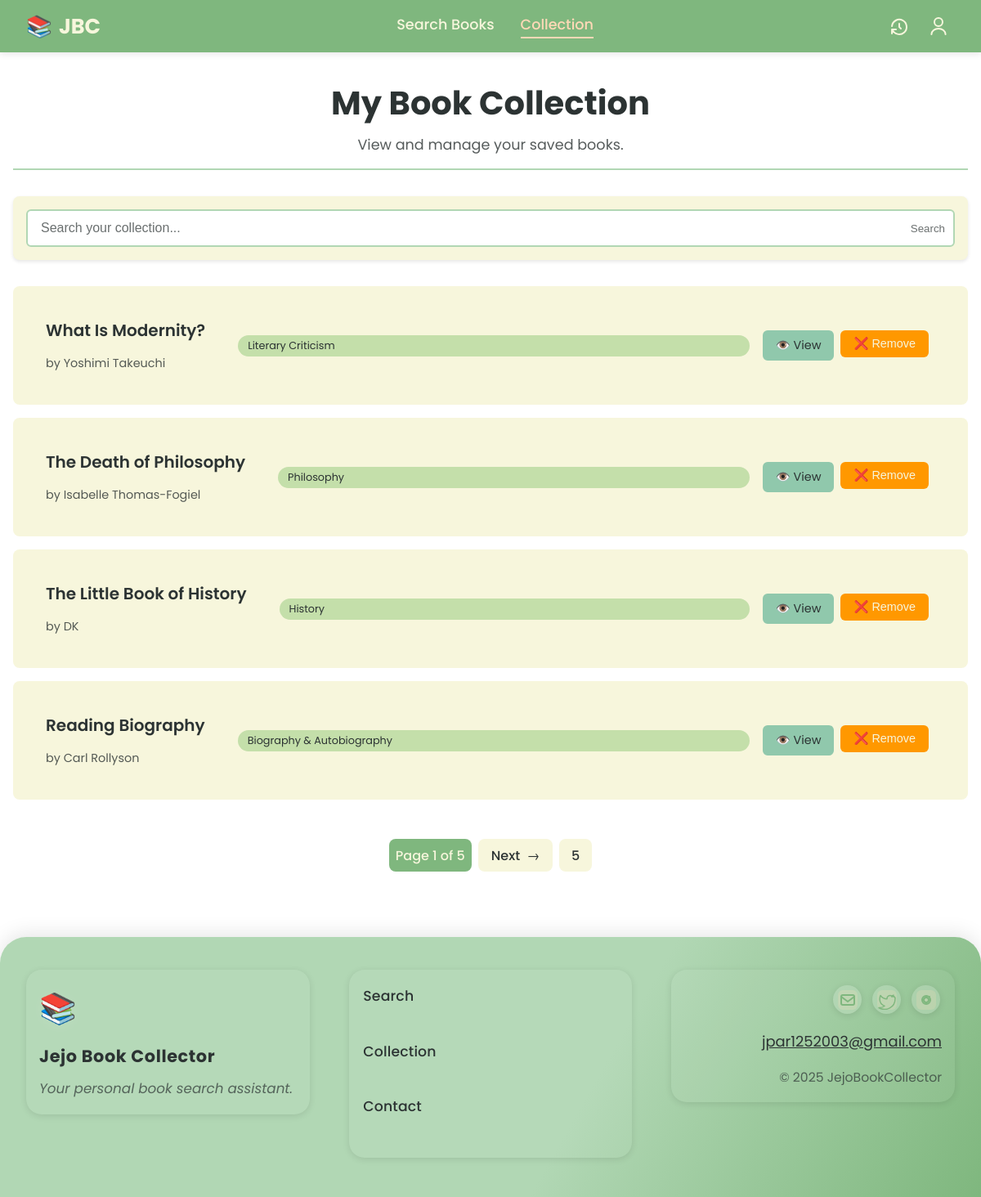
Page /collection/ (signed in) on the committed database.
### base/models/books.py (models this page shows, shortened)
class Book(models.Model):
    title = models.CharField(max_length=255)
    description = models.TextField()
    ratings = models.FloatField(default=0.0)
    url = models.URLField()
    published_date = models.CharField(max_length=50)
    thumbnail = models.URLField()
    info_link = models.URLField()
    created_at = models.DateTimeField(auto_now_add=True)
    updated_at = models.DateTimeField(auto_now=True)
    external_id = models.CharField(max_length=255, unique=True, null=True, blank=True)
    class Meta:
        db_table = 'books'
        verbose_name = 'Book'
        verbose_name_plural = 'Books'

### base/views/books/collection.py (the view)
# urls.py: path('collection/', views.collection_view, name='collection_view'),
@login_required
def collection_view(request):
    search_query = request.GET.get('search', '')
    page_number = request.GET.get('page', 1)
    books_data = get_collected_books_data(request.user, search_query)
    paginator = Paginator(books_data, 4)  # Show 4 books per page
    page_obj = paginator.get_page(page_number)
    return render(request, 'authed/collection.html', {
        'books': page_obj,
        'search_query': search_query,
        'status': 'info',
        'message': 'COLLECTION PAGE',
        'paginator': paginator,
        'page_obj': page_obj
    })

### templates/authed/collection.html (shortened to what this page needs)
{% extends 'base/authed.html' %}
{% block header_display %}
{% include 'base/header.html' with authed=True active='collection' %}
{% endblock %}
{% block content %}
<main class="collection-container" role="main">
    <section class="page-title">
        <h1>My Book Collection</h1>
        <p>View and manage your saved books.</p>
    </section>
    <section class="control-bar" role="search" aria-label="Collection search controls">
        <form class="search-input-container" method="GET" action="{% url 'collection_view' %}">
            <input type="text"
                   name="search"
                   class="search-input"
                   placeholder="Search your collection..."
                   aria-label="Search collection"
                   role="searchbox"
                   value="{{ search_query }}">
            <button type="submit" class="start-search" aria-label="Start search">Search</button>
        </form>
    </section>
    {% if books %}
        {% include 'authed/collection/list.html' with books=books %}
    {% else %}
        <div class="no-books" role="status" aria-label="No books in collection">
            <p>{% if search_query %}No books found matching your search.{% else %}Your collection is empty.{% endif %}</p>
            <a href="{% url 'search_book_view' %}" class="browse-link">Browse Books</a>
        </div>
    {% endif %}
</main>
{% endblock %}

### templates/authed/collection/list.html (shortened to what this page needs)
<section class="books-list" role="list" aria-label="Book collection">
    {% for book in books %}
    <article class="book-item" role="listitem" data-book-id="{{ book.id }}">
        <div class="book-info">
            <h2 class="book-title">{{ book.title }}</h2>
            <p class="book-author">
                {% if book.authors %}
                    by {{ book.authors|join:", " }}
                {% else %}
                    No author available
                {% endif %}
            </p>
        </div>
        <span class="book-category">
            {% if book.categories %}
                {{ book.categories|join:", " }}
            {% else %}
                No category available
            {% endif %}
        </span>
        <div class="action-buttons">
            <a href="{% url 'book_view' %}?id={{ book.id }}"
               class="view-btn"
               rel="noopener noreferrer"
               aria-label="View book details">
                👁️ View
            </a>
            <form method="POST" action="{% url 'remove_book' %}" role="form" style="display: inline;">
                <button class="remove-btn"
                        type="submit"
                        aria-label="Remove book from collection">
                    ❌ Remove
                </button>
            </form>
        </div>
    </article>
    {% endfor %}
</section>
{% if page_obj.paginator.num_pages > 1 %}
<nav class="pagination" role="navigation" aria-label="Pagination Navigation">
    <ul class="pagination__list">
        <li class="pagination__item">
            <span class="pagination__link active" aria-current="page">
                Page {{ page_obj.number }} of {{ page_obj.paginator.num_pages }}
            </span>
        </li>
        {% if page_obj.has_next %}
            <li class="pagination__item">
                <a href="?page={{ page_obj.next_page_number }}{% if search_query %}&search={{ search_query }}{% endif %}"
                   class="pagination__link"
                   aria-label="Next page">
                    Next
                </a>
            </li>
            <li class="pagination__item">
                <a href="?page={{ page_obj.paginator.num_pages }}{% if search_query %}&search={{ search_query }}{% endif %}"
                   class="pagination__link"
                   aria-label="Last page">
                    {{ page_obj.paginator.num_pages }}
                </a>
            </li>
        {% endif %}
    </ul>
</nav>
{% endif %}

### static/css/main.css (style rules this page uses)
:root { --primary-green: #7FB77E; --primary-blue: #B1D7B4; --primary-light: #F7F6DC; --secondary-green: #90C8AC; --secondary-blue: #C4DFAA; --accent-pastel: #FFD9B7; --accent-warning: #FF9800; --text-dark: #2C3333; --text-light: #F7F6DC; --shadow-light: rgba(0, 0, 0, 0.1); --shadow-dark: rgba(0, 0, 0, 0.2); --shadow-shine: rgba(255, 255, 255, 0.1); --container-xl: 1400px; --container-lg: 1200px; --container-md: 768px; --container-sm: 576px; }
* { -ms-overflow-style: none; scrollbar-width: none; }
* { margin: 0; padding: 0; box-sizing: border-box; }
body { font-family: "Poppins", "Segoe UI", "Roboto", "Helvetica Neue", "Arial", sans-serif; background-color: var(--light-theme); }
a { text-decoration: none; color: inherit; }
ul, li { list-style: none; }
button { border: none; cursor: pointer; }

### static/css/searchbook/actions.css (style rules this page uses)
.save-btn, .view-btn { flex: 1; padding: 0.75rem; border-radius: 6px; display: flex; align-items: center; justify-content: center; gap: 0.5rem; transition: all 0.3s ease; font-size: 0.9rem; }
.view-btn { background-color: var(--secondary-green); color: var(--text-dark); }

### static/css/searchbook/cards.css (style rules this page uses)
.book-title { font-size: 1.25rem; font-weight: 600; color: var(--text-dark); display: -webkit-box; -webkit-line-clamp: 2; -webkit-box-orient: vertical; overflow: hidden; }
.book-author { color: var(--text-dark); opacity: 0.8; font-size: 0.9rem; }
.book-category { display: inline-block; padding: 0.25rem 0.75rem; background-color: var(--secondary-blue); color: var(--text-dark); border-radius: 15px; font-size: 0.8rem; }

### static/css/searchbook/controls.css (style rules this page uses)
.control-bar { display: flex; flex-wrap: wrap; gap: 1rem; margin-bottom: 2rem; padding: 1rem; background-color: var(--primary-light); border-radius: 8px; box-shadow: 0 2px 4px var(--shadow-light); }
.search-input-container { flex: 1; min-width: 250px; position: relative; }
.search-input { width: 100%; padding: 0.75rem 1rem; padding-right: 2.5rem; border: 2px solid var(--primary-blue); border-radius: 6px; font-size: 1rem; transition: all 0.3s ease; }
.search-input::placeholder { color: var(--text-dark); opacity: 0.7; }
.start-search { position: absolute; right: 0.75rem; top: 50%; transform: translateY(-50%); background: none; border: none; color: var(--text-dark); cursor: pointer; opacity: 0.7; transition: opacity 0.3s ease; }

### static/css/collection/actions.css (style rules this page uses)
.action-buttons { display: flex; gap: 0.5rem; }
.view-btn, .remove-btn { padding: 0.5rem 1rem; border-radius: 6px; display: flex; align-items: center; gap: 0.5rem; transition: all 0.3s ease; font-size: 0.9rem; }
.view-btn { background-color: var(--secondary-green); color: var(--text-dark); }
.remove-btn { background-color: var(--accent-warning); color: var(--text-light); }

### static/css/collection/container.css (style rules this page uses)
.collection-container { max-width: var(--container-xl); margin: 2rem auto; padding: 0 1rem; }

### static/css/collection/controls.css (style rules this page uses)
.control-bar { display: flex; flex-wrap: wrap; gap: 1rem; margin-bottom: 2rem; padding: 1rem; background-color: var(--primary-light); border-radius: 8px; box-shadow: 0 2px 4px var(--shadow-light); }
.search-input-container { flex: 1; min-width: 250px; position: relative; }
.search-input { width: 100%; padding: 0.75rem 1rem; border: 2px solid var(--primary-blue); border-radius: 6px; font-size: 1rem; transition: all 0.3s ease; }
.search-input::placeholder { color: var(--text-dark); opacity: 0.7; }

### static/css/collection/info.css (style rules this page uses)
.book-info { display: flex; flex-direction: column; gap: 0.25rem; }
.book-title { font-size: 1.1rem; font-weight: 600; color: var(--text-dark); }
.book-author { color: var(--text-dark); opacity: 0.8; font-size: 0.9rem; }
.book-category { display: inline-block; padding: 0.25rem 0.75rem; background-color: var(--secondary-blue); color: var(--text-dark); border-radius: 15px; font-size: 0.8rem; }

### static/css/collection/list.css (style rules this page uses)
.books-list { display: flex; flex-direction: column; gap: 1rem; }
.book-item { background-color: var(--primary-light); border-radius: 8px; padding: 1rem; display: grid; grid-template-columns: auto 1fr auto auto auto; align-items: center; gap: 1rem; transition: all 0.3s ease; animation: fadeIn 0.5s ease-out; }

### static/css/collection/title.css (style rules this page uses)
.page-title { text-align: center; margin-bottom: 2rem; padding-bottom: 1rem; border-bottom: 2px solid var(--primary-blue); }
.page-title h1 { color: var(--text-dark); font-size: 2.5rem; margin-bottom: 0.5rem; }
.page-title p { color: var(--text-dark); opacity: 0.8; font-size: 1.1rem; }

### static/css/recent/info.css (style rules this page uses)
.book-info { padding: 1.5rem; flex-grow: 1; display: flex; flex-direction: column; gap: 1rem; }
.book-title { color: var(--text-dark); font-size: 1.25rem; line-height: 1.4; margin: 0; display: -webkit-box; -webkit-line-clamp: 2; -webkit-box-orient: vertical; overflow: hidden; }

### rows in the picture
Book: title "What Is Modernity?"
Book: title "The Death of Philosophy"
Book: title "The Little Book of History"
Book: title "Reading Biography"

### other values in the picture
{{ book.authors|join:", " }} "Yoshimi Takeuchi" "Isabelle Thomas-Fogiel" "DK" "Carl Rollyson"
{{ book.categories|join:", " }} "Literary Criticism" "Philosophy" "History" "Biography & Autobiography"
{{ page_obj.number }} "1"
{{ page_obj.paginator.num_pages }} "5"
